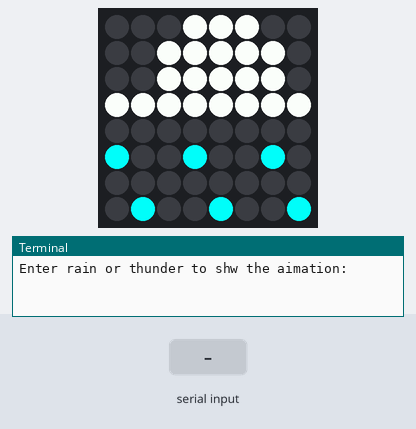
Bench run of a program on a simulated Raspberry Pi (BCM pin numbers) with a Sense HAT. Parts: the Sense HAT's 8×8 RGB LED matrix, the last lines printed to the terminal. The inputs (shaded band) are chosen by the test bench.

Above: at 1.2 s.
1.3 s: "rain" typed at the terminal, then Enter
At 1.4 s:
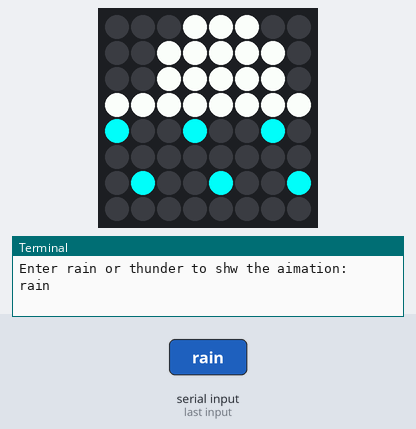
Timing chart, 0 to 4.3 s (numbered marks = the images above; inputs shaded):
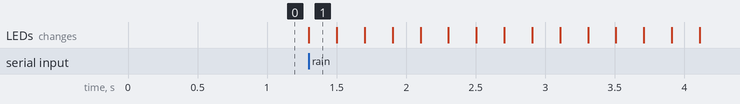

The program:

Hello_sense_hat.py
```python
from sense_hat import SenseHat
from time import sleep
sense = SenseHat()

r = (255, 0, 0)
g = (0, 255, 0)
b = (0, 0, 255)
k = (0, 0, 0)
w = (255, 255, 255)
c = (0, 255, 255)
y = (255, 255, 0)
o = (255, 128, 0)
n = (255, 128, 128)
p = (128, 0, 128)
d = (255, 0, 128)
l = (128, 255, 128)

rmon4 = [k, k, k, w, w, w, k, k,
         k, k, w, w, w, w, w, k,
         k, k, w, w, w, w, w, k,
         w, w, w, w, w, w, w, w,
         k, k, k, k, k, k, k, k,
         c, k, k, c, k, k, c, k,
         k, k, k, k, k, k, k, k,
         k, c, k, k, c, k, k, c
]
sense.set_pixels(rmon4)
A = input("Enter rain or thunder to shw the aimation:\n")
if (A=="rain"):
    r = (255, 0, 0)
    g = (0, 255, 0)
    b = (0, 0, 255)
    k = (0, 0, 0)
    w = (255, 255, 255)
    c = (0, 255, 255)
    y = (255, 255, 0)
    o = (255, 128, 0)
    n = (255, 128, 128)
    p = (128, 0, 128)
    d = (255, 0, 128)
    l = (128, 255, 128)

    rmon5 = [k, k, k, w, w, w, k, k,
            k, k, w, w, w, w, w, k,
            k, k, w, w, w, w, w, k,
            w, w, w, w, w, w, w, w,
            c, k, k, c, k, k, c, k,
            k, k, k, k, k, k, k, k,
            k, c, k, k, c, k, k, c,
            k, k, k, k, k, k, k, k
    ]
    r = (255, 0, 0)
    g = (0, 255, 0)
    b = (0, 0, 255)
    k = (0, 0, 0)
    w = (255, 255, 255)
    c = (0, 255, 255)
    y = (255, 255, 0)
    o = (255, 128, 0)
    n = (255, 128, 128)
    p = (128, 0, 128)
    d = (255, 0, 128)
    l = (128, 255, 128)

    rmon4 = [k, k, k, w, w, w, k, k,
            k, k, w, w, w, w, w, k,
            k, k, w, w, w, w, w, k,
            w, w, w, w, w, w, w, w,
            k, k, k, k, k, k, k, k,
            c, k, k, c, k, k, c, k,
            k, k, k, k, k, k, k, k,
            k, c, k, k, c, k, k, c
    ]
    i=-100
    while i<10:
        sense.set_pixels(rmon5)
        sleep(0.2)
        sense.set_pixels(rmon4)
        sleep(0.2)
        i+=1


		
```

Measured:
- after the input at 1.3 s, the LEDs: change at once (image 1)
